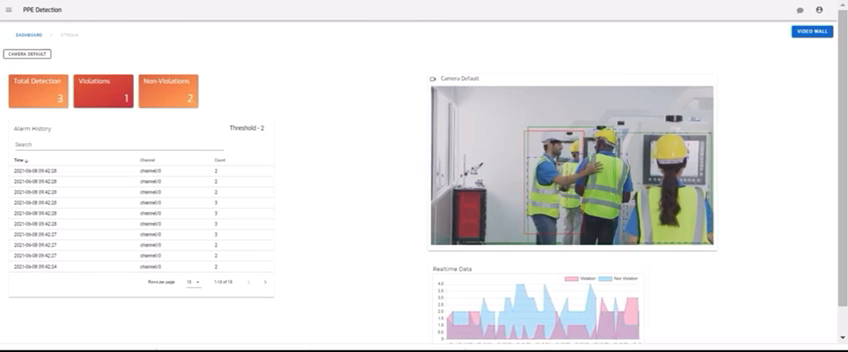
#> input picture frame 85 of lab2/B27_E22CSEU0807_KritikaSaanvi/WhatsApp Video 2025-05-10 at 16.47.10_1f72c4a5.mp4, 848 x 352 px, given in place of triveni.mp4, which was not available
$ python vid.py
#> lines starting #> are read from the running program, lines starting #| are printed output that depends on the picture; pictures that were not available may be replaced by others from this repository, and a replacement may not be noted
# reading mp4 file and performing simple operations
import cv2
vid = cv2.VideoCapture('triveni.mp4')
# print("video",vid)
while True:
    time, frame = vid.read()
#> frame is the input picture: shape (352, 848, 3); mean B, G, R 231.3, 231.9, 233.9
    frame = cv2.resize(frame, (600,400))
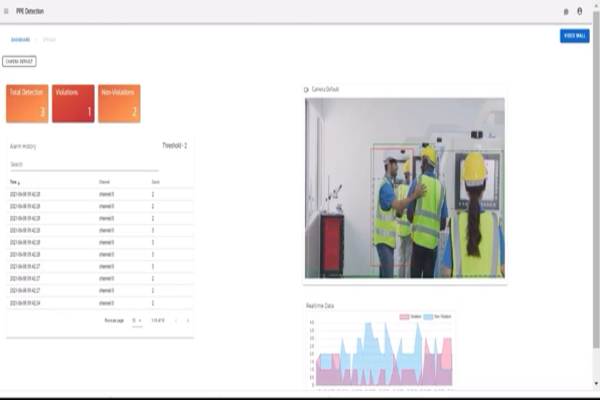
#> frame: shape (400, 600, 3); mean B, G, R 231.3, 231.8, 233.9
    gray = cv2.cvtColor(frame,cv2.COLOR_BGR2GRAY)
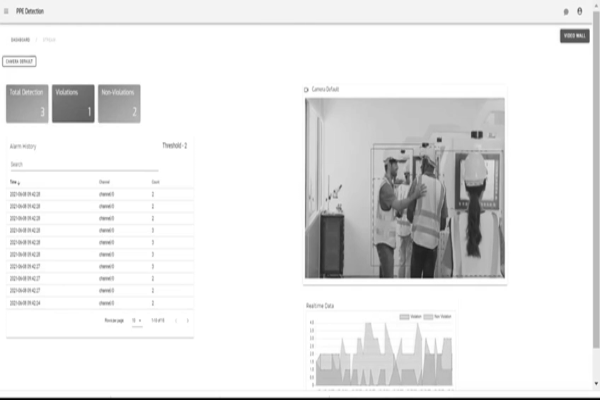
#> gray: shape (400, 600); min 0, max 255, mean 232.4
    cv2.imshow("frame", frame)
    cv2.imshow("gray", gray)
    k = cv2.waitKey(3)
#> (key q is pressed here)
    if k == ord("q"):
        break
vid.release()   # release
cv2.destroyAllWindows()

$ run again, starting later in the video
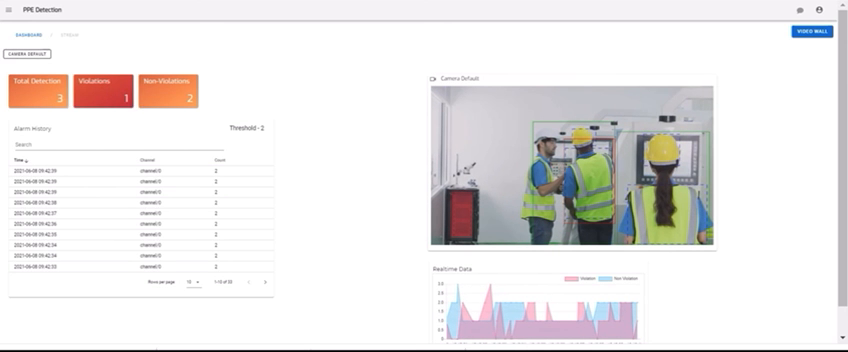
#> input picture frame 382 of lab2/B27_E22CSEU0807_KritikaSaanvi/WhatsApp Video 2025-05-10 at 16.47.10_1f72c4a5.mp4, 848 x 352 px, given in place of triveni.mp4, which was not available
#> frame is the input picture: shape (352, 848, 3); mean B, G, R 231.4, 232, 234.3
#> `frame = cv2.resize(frame, (600,400))`:
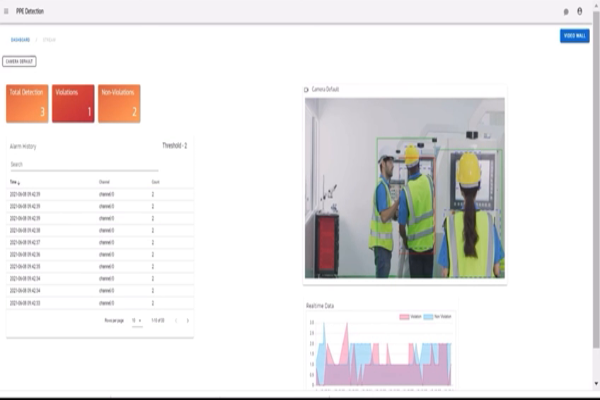
#> frame: shape (400, 600, 3); mean B, G, R 231.3, 231.9, 234.2
#> `gray = cv2.cvtColor(frame,cv2.COLOR_BGR2GRAY)`:
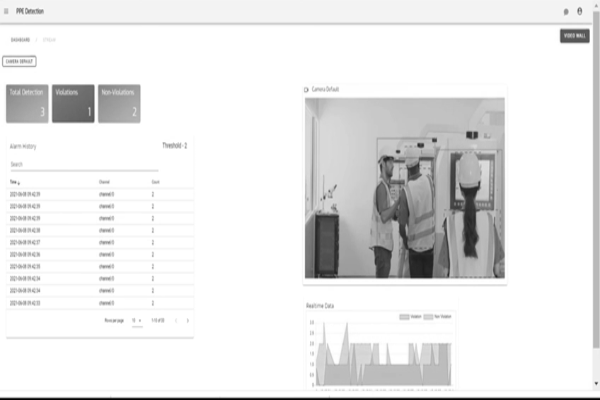
#> gray: shape (400, 600); min 0, max 255, mean 232.5

$ run again, starting later in the video
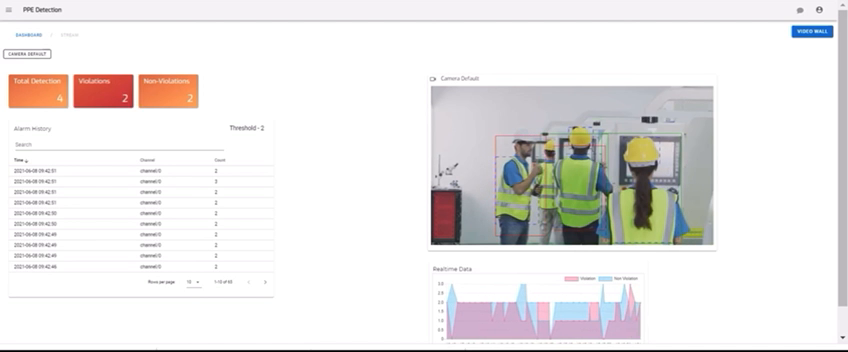
#> input picture frame 680 of lab2/B27_E22CSEU0807_KritikaSaanvi/WhatsApp Video 2025-05-10 at 16.47.10_1f72c4a5.mp4, 848 x 352 px, given in place of triveni.mp4, which was not available
#> frame is the input picture: shape (352, 848, 3); mean B, G, R 230.8, 231.6, 233.9
#> `frame = cv2.resize(frame, (600,400))`:
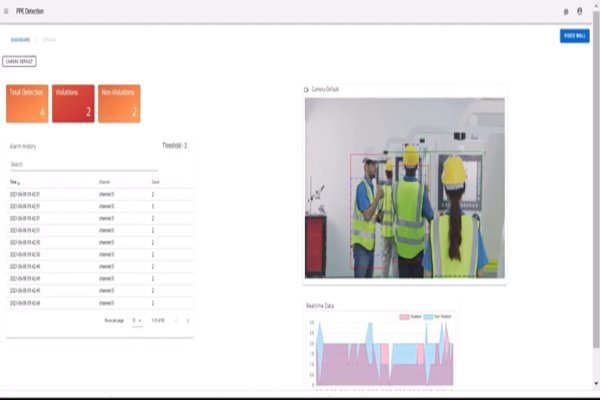
#> frame: shape (400, 600, 3); mean B, G, R 230.7, 231.6, 233.8
#> `gray = cv2.cvtColor(frame,cv2.COLOR_BGR2GRAY)`:
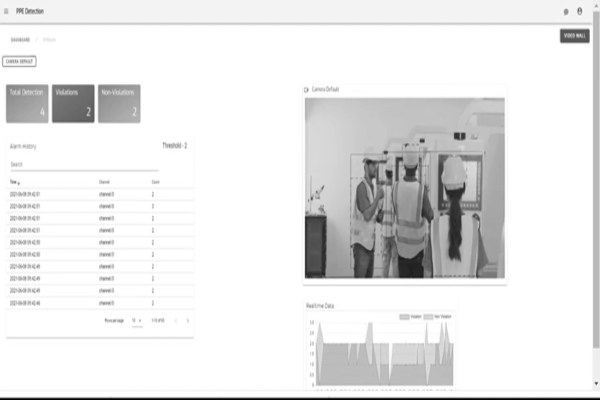
#> gray: shape (400, 600); min 0, max 255, mean 232.1
